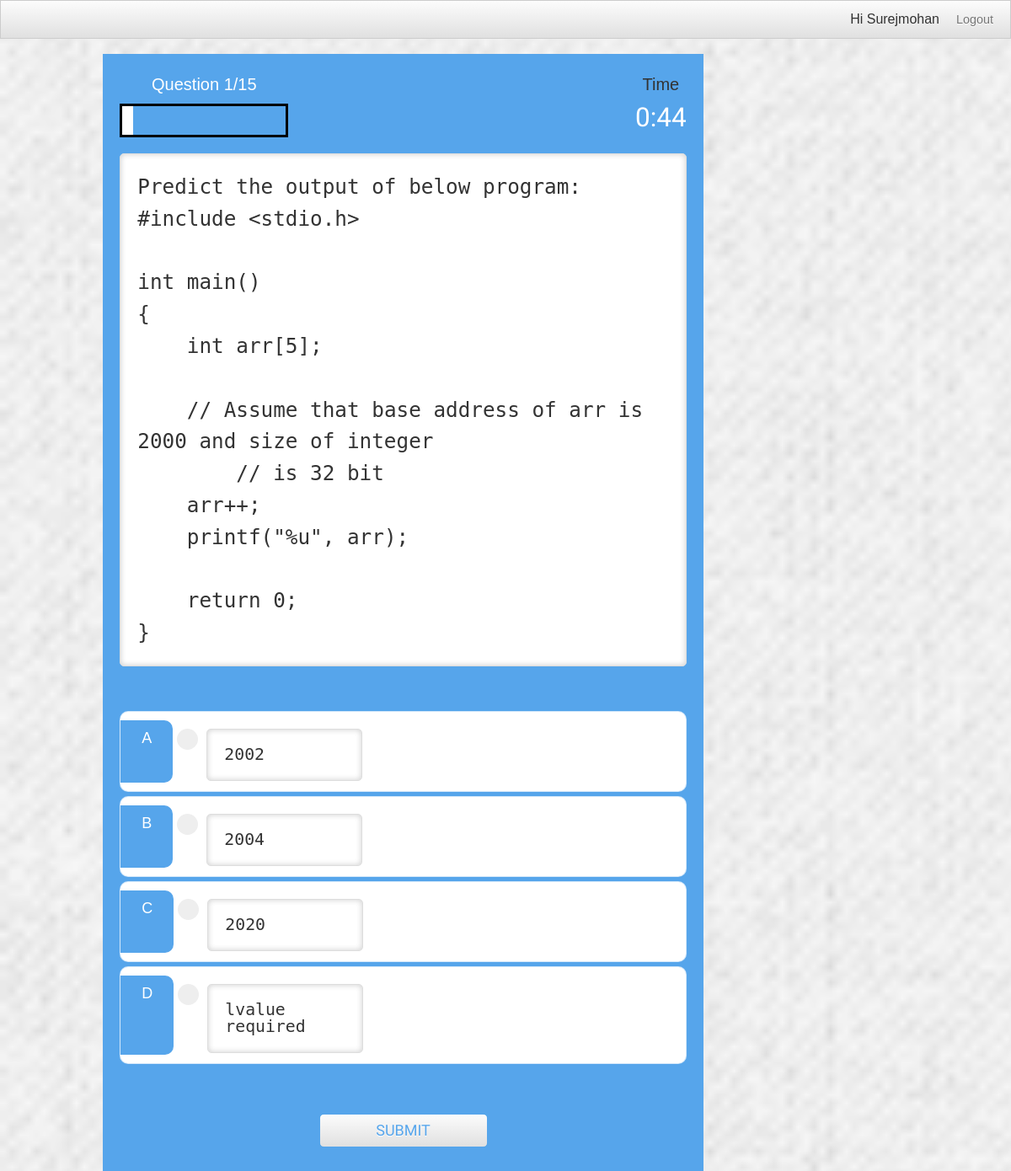
Page /quiz (signed in) on the committed database.
### app.py (models this page shows, shortened)
class Other(db.Model):
    __tablename__ = 'Other'
    id = db.Column(db.Integer,primary_key=True, autoincrement=True)
    Branch = db.Column(db.String(15))
    Semester = db.Column(db.String(15))
    Name = db.Column(db.String(25))
    Email = db.Column(db.String(30))
    Phone = db.Column(db.Integer)
    Score = db.Column(db.Integer)
    Username = db.Column(db.String, db.ForeignKey('User.Username'),nullable=False)

class Quiz(db.Model):
    __tablename__ = 'Quiz'
    Quest_No = db.Column(db.Integer, primary_key=True,autoincrement=True)
    Question = db.Column(db.String(150))
    Choice1 = db.Column(db.String(80))
    Choice2 = db.Column(db.String(80))
    Choice3 = db.Column(db.String(80))
    Choice4 = db.Column(db.String(80))
    Answer = db.Column(db.Integer)

### app.py (the view)
@app.route('/quiz')
def Quiz_start():
    if "user" in session:
        User = session["user"]
        quiz = Quiz.query.filter_by(Quest_No = 1).first()
        user = Other.query.filter_by(Username = session["user"]).first()
        session["no"] = 0
        if(quiz == None):
            session.clear()
            flash('Some thing has happend !You can take the Quiz after Sometime','error')
            return redirect(url_for('index'))
        if(user.Score == -1):
            user.Score = 0
            db.session.add(user)
            db.session.commit()
            print(quiz)
            return render_template('quiz.html',User= User,quiz=quiz)
        else:
            session.clear()
            flash('You have  Completed Your Quiz! or Get Timed Out','error')
            return redirect(url_for('index'))
    else:
        flash('Invalid Access','error')
        return redirect(url_for('index'))

### templates/quiz.html (shortened to what this page needs)
{% extends 'base.html' %}
{% block script %}
<link href="{{ url_for('static',filename = 'css/app.css')}}" rel="stylesheet">
<link href="{{ url_for('static',filename = 'css/game.css')}}" rel="stylesheet">
{% endblock %}
{% block nav %}
<ul class="menu">
<li style="float: right;">Hi {{User}}<a href="/users/logout">Logout</a></li>
</ul>
{% endblock %}
{% block body %}
<div class="container col_9"  style="background-color: #56a5eb; height: 100%;">
    <div id="game" class="justify-center flex-column">
      <div id="hud">
        <div id="hud-item">
          <p id="progressText" class="hud-prefix" style="color: white;">
            Question  {{quiz.Quest_No}}/15
          </p>
          <div id="progressBar" style="border-style: solid;border-color:black">
            <div id="progressBarFull" style="background-color: white;"></div>
          </div>
        </div>
        <div id="hud-item">
          <p class="hud-prefix">
            Time
          </p>
          <h1 class="hud-main-text" id="time" style="color: white;">
          </h1>
        </div>
      </div>
      <form id="form2" method="POST" action="/quiz/next">
      <h2 id="question" name ="question" style="margin-bottom: 40px;"><pre style="padding:20px;min-width: fit-content;">{{quiz.Question}}</pre></h2>
      <br>
      <div class="choice-container" style="min-width: 310px; border-radius: 10px;">
        <p class="choice-prefix" style="border-top-right-radius:10px;border-bottom-right-radius:10px;">A</p>
        <label class="container1"style="margin-top:20px;margin-left:5px;">
          <pre style="padding:20px; width: fit-content; max-width: 100%;min-width: 185px;line-height: 20px;">{{quiz.Choice1}}<input type="radio" id="check1" value="1" name="ans" required><span class="checkmark"></span></pre>
        </label>
      </div>
      <div class="choice-container" style="min-width: 310px; border-radius: 10px;">
        <p class="choice-prefix" style="border-top-right-radius:10px;border-bottom-right-radius:10px;">B</p>
        <label class="container1"style="margin-top:20px;margin-left:5px;">
          <pre style="padding:20px; width: fit-content; max-width: 100%;;min-width: 185px;line-height: 20px;">{{quiz.Choice2}}<input type="radio" id="check2" value="2" name="ans" required><span class="checkmark"></span></pre>
        </label>
      </div>
      <div class="choice-container" style="min-width: 310px; border-radius: 10px;">
        <p class="choice-prefix" style="border-top-right-radius:10px;border-bottom-right-radius:10px;">C</p>
        <label class="container1"style="margin-top:20px;margin-left:5px;">
          <pre style="padding:20px; width: fit-content; max-width: 100%;min-width: 185px;line-height: 20px;">{{quiz.Choice3}}<input type="radio" id="check3" value="3" name="ans" required><span class="checkmark"></span></pre>
        </label>
       </div>
      <div class="choice-container" style="min-width: 310px; border-radius: 10px;">
        <p class="choice-prefix" style="border-top-right-radius:10px;border-bottom-right-radius:10px;">D</p>
        <label class="container1"style="margin-top:20px;margin-left:5px;">
          <pre style="padding:20px; width: fit-content; max-width: 100%;min-width: 185px;line-height: 20px;">{{quiz.Choice4}}<input type="radio" id="check4" value="4" name="ans" required><span class="checkmark"></span></pre>
        </label>
      </div>
      <br>
      <br><div><br><br>
          <button class="btn" type="submit" >SUBMIT</button>
      </div>
      <br><br>
      </form>
    </div>
  </div>
  {% endblock %}

### templates/base.html (shortened to what this page needs)
<!DOCTYPE html>
<html>
<head>
{% block script %}  {% endblock %}
<link href="{{ url_for('static',filename = 'css/kickstart.css')}}" rel="stylesheet">
<link href="{{ url_for('static',filename = 'css/style.css')}}" rel="stylesheet">
</head>
<body style="background-color:#56a5eb; background-size: cover;">
{% block nav %} {% endblock %}
<div class="grid">
    <div class="col_12">
{% block body %}{% endblock %}
</div>
</div>
</body>
</html>

### static/css/app.css (style rules this page uses)
:root { background-color: #ecf5ff; font-size: 62.5%; }
* { box-sizing: border-box; font-family: Arial, Helvetica, sans-serif; margin: 0; padding: 0; color: #333; }
h1, h2, h3, h4 { margin-bottom: 1rem; }
h1 { font-size: 5.4rem; color: #56a5eb; margin-bottom: 5rem; }
h2 { font-size: 4.2rem; margin-bottom: 4rem; font-weight: 700; }
.container { width: 100vw; height: 100vh; display: flex; justify-content: center; align-items: center; max-width: 80rem; margin: 0 auto; padding: 2rem; }
.container > * { width: 100%; }
.flex-column { display: flex; flex-direction: column; }
.justify-center { justify-content: center; }
.btn { font-size: 1.8rem; padding: 1rem 0; width: 20rem; text-align: center; border: 0.1rem solid #56a5eb; margin-bottom: 1rem; text-decoration: none; color: #56a5eb; background-color: #008CBA; }
form { width: 100%; display: flex; flex-direction: column; align-items: center; }

### static/css/game.css (style rules this page uses)
.choice-container { display: flex; margin-bottom: 0.5rem; width: 100%; font-size: 1.8rem; border: 0.1rem solid rgb(86, 165, 235, 0.25); background-color: white; }
.choice-prefix { padding: 1.5rem 2.5rem; background-color: #56a5eb; color: white; }
#hud { display: flex; justify-content: space-between; }
.hud-prefix { text-align: center; font-size: 2rem; }
.hud-main-text { text-align: center; }
#progressBar { width: 20rem; height: 4rem; border: 0.3rem solid #56a5eb; margin-top: 1.5rem; }
#progressBarFull { height: 3.4rem; background-color: #56a5eb; width: 0%; }

### static/css/kickstart.css (style rules this page uses)
* { -webkit-box-sizing: border-box; -moz-box-sizing: border-box; box-sizing: border-box; }
a { color:#4D99E0;outline:0; }
h1,h2,h3,h4,h5,h6 { font-weight:bold; line-height:140%; }
h1 { font-size:3.5em; margin:10px 0 10px 0; }
h2 { font-size:3em; margin:10px 0 10px 0; }
p { margin:10px 0; }
ul, ol { padding:0; margin:0 0 20px 25px; }
li { padding:5px 0; margin:0; }
pre { white-space: pre-wrap; white-space: -moz-pre-wrap !important; white-space: -pre-wrap; white-space: -o-pre-wrap; word-wrap: break-word; margin: 0 0 0 0; padding:5px 5px 3px 5px; background:#fff; -moz-border-radius:5px; -webkit-border-radius:5px; border-radius:5px; -webkit-box-shadow:inset 0 0 7px rgba(0,0,0,0.2); -moz-box-shadow:inset 0 0 7px rgba(0,0,0,0.2); box-shadow:inset 0 0 7px rgba(0,0,0,0.2); padding:10px; margin:0 0; border:1px solid #ddd; font-family: Consolas, "Andale Mono WT", "Andale Mono", "Lucida Console", "Lucida Sans Typewriter", "DejaVu Sans Mono", "Bitstream Vera Sans Mono", "Liberation Mono", "Nimbus Mono L", Monaco, "Courier New", Courier, monospace; font-size:0.9em; }

### static/css/style.css (style rules this page uses)
h1,h2,h3,h4,h5,h6 { font-family: "Arimo", arial, verdana, sans-serif; font-weight:normal; }
button, a.btn, input[type="submit"], input[type="reset"], input[type="button"] { font-family: "Arimo", arial, verdana, sans-serif; }
.menu { font-family: "Arimo", arial, verdana, sans-serif; }
body { margin:0; padding:0 0 0 0; color:#000; background:#efefef url(css/img/gray_jean.png); font:normal 0.9em/150% 'Arimo', arial, verdana, sans-serif; text-shadow: 0 0 1px transparent; }
form label { display:inline-block; width:180px; }

### static/css/kickstart-buttons.css (style rules this page uses)
button, a.btn, a.btn:visited, a.button, a.button:visited, input[type="submit"], input[type="reset"], input[type="button"] { position:relative; top:0; left:0; vertical-align: middle; margin:0; padding:10px 15px; line-height:100%; -moz-border-radius:5px; -webkit-border-radius:5px; border-radius:5px; cursor: pointer; width:auto; overflow:visible; font-weight:normal; font-size:14px; text-shadow:0 1px 0 #fff; color:#666; text-decoration:none; vertical-align: middle; -webkit-box-sizing: border-box; -moz-box-sizing: border-box; box-sizing: border-box; display:inline-block; *display:inline; zoom:1; border:1px solid #ccc; background: rgb(252,252,252); background: -moz-linear-gradient(top, rgba(252,252,252,1) 0%, rgba(224,224,224,1) 100%); background: -webkit-gradient(linear, left top, left bottom, color-stop(0%,rgba(252,252,252,1)), color-stop(100%,rgba(224,224,224,1))); background: -webkit-linear-gradient(top, rgba(252,252,252,1) 0%,rgba(224,224,224,1) 100%); background: -o-linear-gradient(top, rgba(252,252,252,1) 0%,rgba(224,224,224,1) 100%); filter: progid:DXImageTransform.Microsoft.gradient( startColorstr='#fcfcfc', endColorstr='#e0e0e0',GradientType=0 ); background: linear-gradient(top, rgba(252,252,252,1) 0%,rgba(224,224,224,1) 100%); }
button, input[type="submit"], input[type="reset"], input[type="button"] { *padding:7px 15px; }

### rows in the picture
Other: Username "Surejmohan"
Quiz: Quest_No "1", Question "Predict the output of below program: #include <stdio.h> int main() { int arr[5]; // Assume that base address of arr is 2000 and size of integer // is 32 bit arr++; printf(\"%u\", arr); return 0; }", Choice1 "2002", Choice2 "2004", Choice3 "2020", Choice4 "lvalue required"
